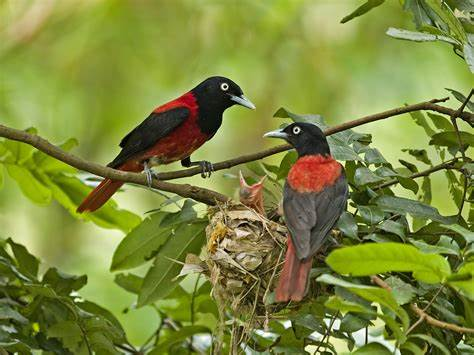
#> input picture HW3/OIP-C.jpg, 474 x 355 px
$ jupyter execute proj1.ipynb
#> lines starting #> are read from the running program, lines starting #| are printed output that depends on the picture
[cell 1]
"""
基于目前的反馈，本课程相对来说不重视代码能力，而主要重视报告能力，以及目前的时间分配情况，
本作业主要代码思路均为参考他人工作完成
https://bbs.huaweicloud.com/blogs/detail/296727
1. 傅里叶变换
out = cv2.dft(src, flag)
2. 快速傅里叶变换
fft2(a, s=None, axes=(-2, -1), norm=None)
"""
import cv2
import numpy as np
from matplotlib import pyplot as plt

[cell 2]
#傅里叶变换
def fourier_transform(img):
    dft = cv2.dft(np.float32(img), flags = cv2.DFT_COMPLEX_OUTPUT)
    dftshift = np.fft.fftshift(dft)
    res1 = 20*np.log(cv2.magnitude(dftshift[:,:,0], dftshift[:,:,1]))
    return dftshift, res1

[cell 3]
#傅里叶逆变换
def inverse_fourier_transform(dftshift):
    ishift = np.fft.ifftshift(dftshift)
    iimg = cv2.idft(ishift)
    res2 = cv2.magnitude(iimg[:,:,0], iimg[:,:,1])
    return iimg, res2

[cell 4]
if __name__ == "__main__":
    #读取图像
    img = cv2.imread('OIP-C.jpg', 0)
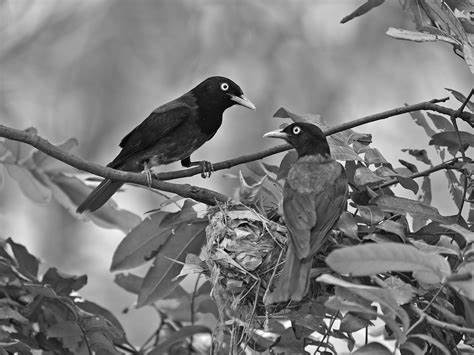
#> img: shape (355, 474); min 0, max 255, mean 124.1
    (dftshift, res1) = fourier_transform(img)
#> in fourier_transform, `res1 = 20*np.log(cv2.magnitude(dftshift[:,:,0], dftshift[:,:,1]))`:
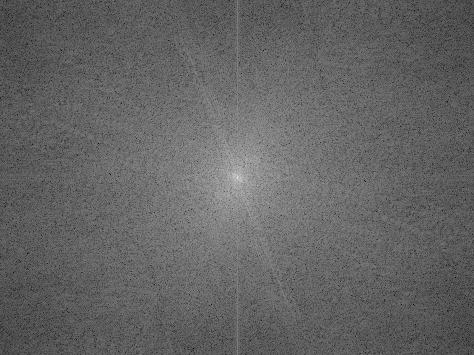
#> res1: shape (355, 474) float32; min 53.48, max 337.1, mean 165; drawn with min black and max white
    (ishift, res2) = inverse_fourier_transform(dftshift)

    #展示结果
    plt.subplot(131), plt.imshow(img, 'gray'), plt.title('Original Image')
    plt.axis('off')
    plt.subplot(132), plt.imshow(res1, 'gray'), plt.title('Fourier Image')
    plt.axis('off')
    plt.subplot(133), plt.imshow(res2, 'gray'), plt.title('Inverse Fourier Image')
    plt.axis('off')
    plt.show()
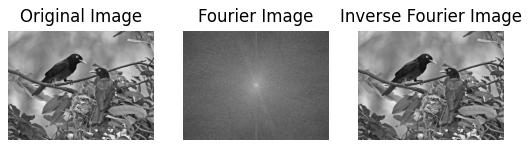
#> figure drawn by matplotlib, 3 panels
